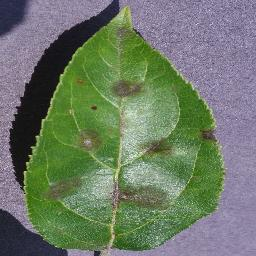
#> input picture assets/samples/apple_apple_scab.jpg, 256 x 256 px
$ python -i train_field_head.py   (imports and definitions only)
#> lines starting #> are read from the running program, lines starting #| are printed output that depends on the picture
"""
Train AgriSathi's field-adapted model on a folder of REAL field photos.

The DINOv2-small backbone stays frozen (it already produces excellent leaf features).
We train a new multinomial logistic-regression head on the 768-d features of field photos,
then fuse it with the lab model:   log p = a * log p_lab + (1 - a) * log p_field
The fusion weight a is chosen by stratified k-fold cross-validation from {1, .75, .5, .25}, and is
moved back to 1 for photos that look like lab photos (embedding similarity above the
out-of-distribution threshold, "gate"), exactly as the app does. The honest cross-validated
before/after accuracy is written to model/field_report.json.
This is the script used to build the shipped head from 540 PlantDoc field photos
(20 per condition, train split); the 236 PlantDoc test photos were kept for the final test.

Dataset layout (one sub-folder per condition, names = app condition ids):
    field_dataset/
        tomato_healthy/       img1.jpg img2.jpg ...
        tomato_early_blight/  ...
        tomato_late_blight/   ...
        potato_late_blight/   ...
Valid ids: the keys in assets/js/data/diseases.js that have an on-device label
(e.g. tomato_early_blight, tomato_late_blight, tomato_healthy, potato_early_blight ...).

Usage:
    pip install onnxruntime numpy pillow
    python tools/train_field_head.py field_dataset
Then restart the app: Crop Doctor uses model/field_head.json automatically.
Public field datasets you can use as well: PlantDoc (Singh et al., 2020) – copy its tomato /
potato / corn / apple / grape / pepper folders into the layout above.
"""
import json
import os
import re
import sys
import time

import numpy as np
from PIL import Image

ROOT = os.path.dirname(os.path.dirname(os.path.abspath(__file__)))
MODEL = os.path.join(ROOT, "model", "plant_disease_dinov2_int8.onnx")
CENTROIDS = os.path.join(ROOT, "model", "centroids.f32")
GATE = [0.6994, 0.7494]
MEAN = np.array([0.485, 0.456, 0.406], np.float32)
STD = np.array([0.229, 0.224, 0.225], np.float32)
EXT = (".jpg", ".jpeg", ".png", ".webp", ".bmp")


# [10 lines left out: function model_labels_and_keys, not called in this run]


def crop_prefix(label):
    return label.split("___")[0]


def _crop(im, size=224):
    W, H = im.size
    l, t = (W - size) // 2, (H - size) // 2
    return im.crop((l, t, l + size, t + size))


def _norm(im):
    return ((np.asarray(im, np.float32) / 255 - MEAN) / STD).transpose(2, 0, 1)


def preprocess(path):
    """Same 4 views as the app: original, mirror, 85 % centre zoom, zoom + mirror."""
#> called with path = '../assets/samples/apple_apple_scab.jpg'
    im = Image.open(path).convert("RGB")
#> im is the input picture: PIL image 256x256 RGB; mean R, G, B 108.9, 122, 102.9
    w, h = im.size
#> w = 256; h = 256
    s = 256 / min(w, h)
#> s = 1
    c = _crop(im.resize((round(w * s), round(h * s)), Image.BICUBIC))
#> in _crop, `return im.crop((l, t, l + size, t + size))`:
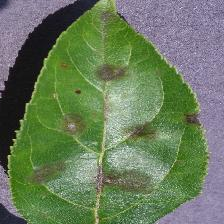
#> returned value: PIL image 224x224 RGB; mean R, G, B 104.8, 123.6, 92.7
    z = c.crop((round(224 * 0.075), round(224 * 0.075), round(224 * 0.925), round(224 * 0.925))).resize((224, 224), Image.BICUBIC)
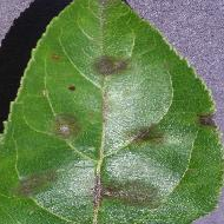
#> z: PIL image 224x224 RGB; mean R, G, B 101.7, 126.9, 82.9
    a, b = _norm(c), _norm(z)
    return np.stack([a, a[:, :, ::-1], b, b[:, :, ::-1]]).astype(np.float32)


def max_cosine(feats, C):
    f = feats / (np.linalg.norm(feats, axis=1, keepdims=True) + 1e-9)
    return float((f @ C.T).max(1).mean())


def alpha_for(alpha, sim):
    return alpha + (1 - alpha) * min(1.0, max(0.0, (sim - GATE[0]) / (GATE[1] - GATE[0])))


# [128 lines left out: functions softmax, train_head, fuse, masked_argmax, main, not called in this run]


# [2 lines not run here, left out]

>>> result = preprocess('../assets/samples/apple_apple_scab.jpg')
